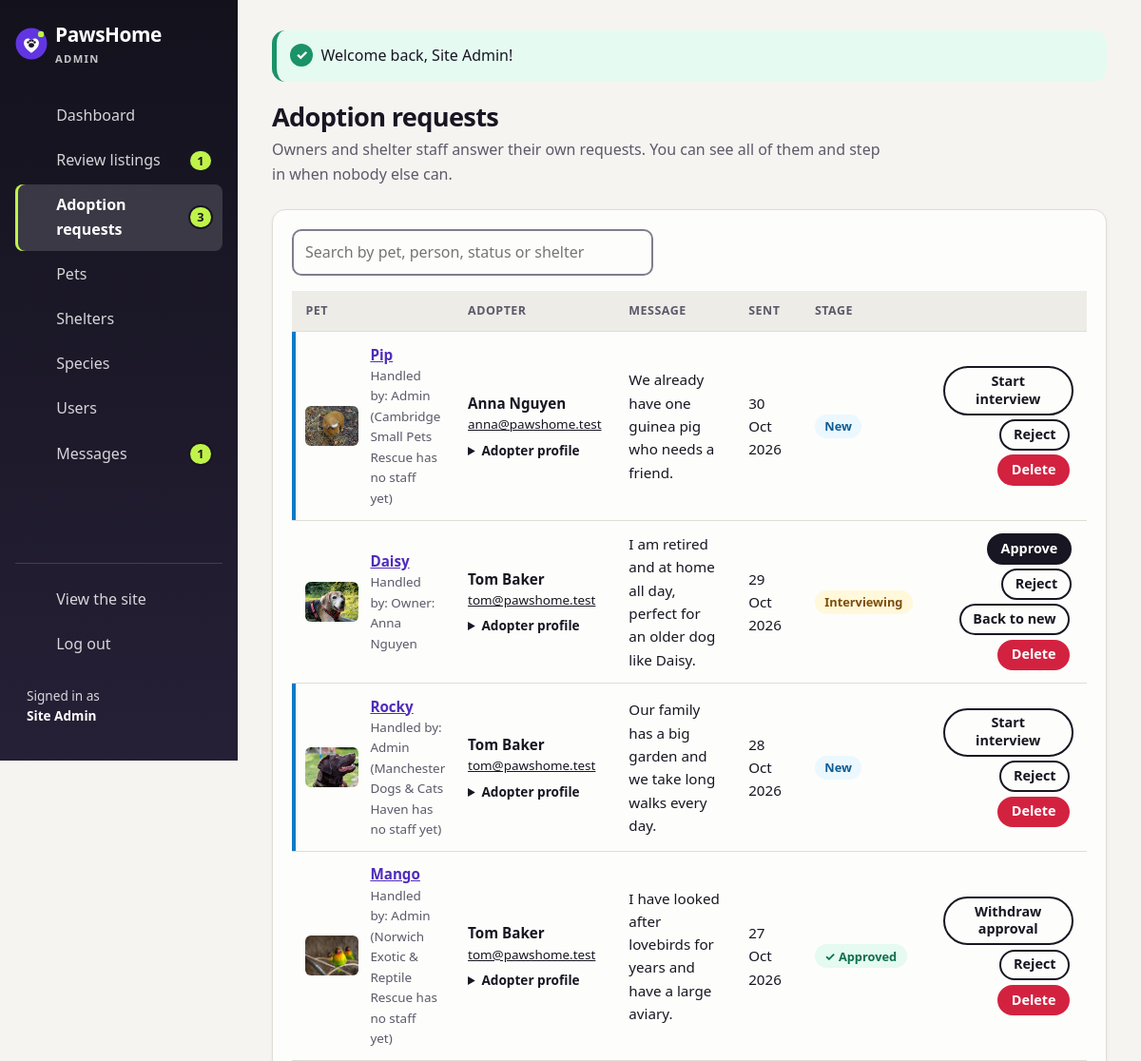
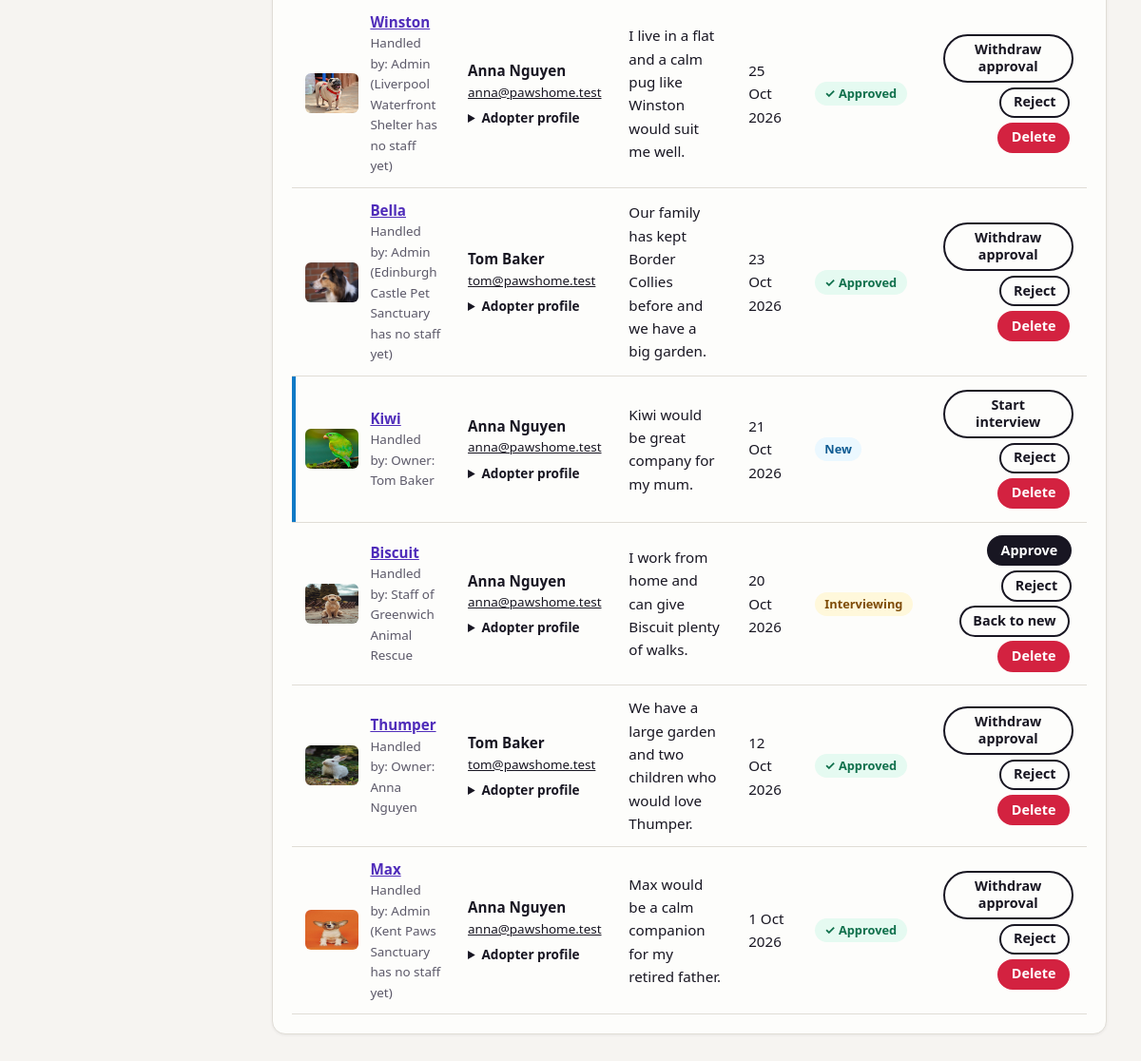
Page /admin/requests.php (signed in) on the committed database (2 pictures, top to bottom).
### tables this page shows
CREATE TABLE user (
    id INT NOT NULL AUTO_INCREMENT,
    name VARCHAR(100) NOT NULL,
    email VARCHAR(255) NOT NULL,
    password VARCHAR(255) NOT NULL,
    role ENUM('member', 'admin') NOT NULL DEFAULT 'member',
    shelterid INT NULL,               
    datejoined DATE NOT NULL,
    PRIMARY KEY (id),
    UNIQUE KEY (email)
);

CREATE TABLE pet (
    id INT NOT NULL AUTO_INCREMENT,
    name VARCHAR(50) NOT NULL,
    age INT NOT NULL,
    gender ENUM('Male', 'Female') NOT NULL,
    description TEXT NOT NULL,
    image VARCHAR(255) NULL,
    imagecredit VARCHAR(255) NULL,    
    imagesource VARCHAR(500) NULL,    
    breed VARCHAR(80) NULL,
    size ENUM('Small', 'Medium', 'Large') NOT NULL DEFAULT 'Medium',
    energy ENUM('Low', 'Medium', 'High') NOT NULL DEFAULT 'Medium',
    vaccinated TINYINT(1) NOT NULL DEFAULT 0,        
    neutered TINYINT(1) NOT NULL DEFAULT 0,
    healthnotes VARCHAR(500) NULL,                   
    goodwithkids TINYINT(1) NOT NULL DEFAULT 0,
    goodwithdogs TINYINT(1) NOT NULL DEFAULT 0,
    goodwithcats TINYINT(1) NOT NULL DEFAULT 0,
    apartmentok TINYINT(1) NOT NULL DEFAULT 0,       
    status ENUM('Available', 'Reserved', 'Adopted') NOT NULL DEFAULT 'Available',
     
    approval ENUM('Pending', 'Approved', 'Rejected') NOT NULL DEFAULT 'Pending',
    reviewnote VARCHAR(255) NULL,     
    dateadded DATE NOT NULL,
    speciesid INT NOT NULL,
    shelterid INT NULL,               
    city VARCHAR(100) NULL,           
    userid INT NULL,
    PRIMARY KEY (id),
    FOREIGN KEY (speciesid) REFERENCES species (id) ON DELETE RESTRICT,
    FOREIGN KEY (shelterid) REFERENCES shelter (id) ON DELETE RESTRICT,
    FOREIGN KEY (userid) REFERENCES user (id) ON DELETE SET NULL
);

CREATE TABLE adoptionrequest (
    id INT NOT NULL AUTO_INCREMENT,
    message TEXT NOT NULL,
    requestdate DATE NOT NULL,
    status ENUM('New', 'Interviewing', 'Approved', 'Rejected') NOT NULL DEFAULT 'New',
    interviewdate DATE NULL,          
    decisiondate DATE NULL,           
    petid INT NOT NULL,
    userid INT NOT NULL,
    PRIMARY KEY (id),
    UNIQUE KEY onerequestperpet (petid, userid),    
    FOREIGN KEY (petid) REFERENCES pet (id) ON DELETE CASCADE,
    FOREIGN KEY (userid) REFERENCES user (id) ON DELETE CASCADE
);

### admin/requests.php (called while the page is built, shortened)
<?php
include '../includes/Functions.php';
requireAdmin();
try {
	include '../includes/DatabaseConnection.php';
	include '../includes/DatabaseFunctions.php';
	$output = loadTemplate('admin/requests.html.php', ['requests' => allRequests($pdo)]);
} catch (PDOException $e) {
	$title = 'An error has occurred';
	$output = loadTemplate('error.html.php', ['message' => 'Database error: ' . $e->getMessage()]);
}
include '../templates/admin_layout.html.php';

### includes/DatabaseFunctions.php (called while the page is built, shortened)
<?php
function query($pdo, $sql, $parameters = []) {
	$query = $pdo->prepare($sql);
	$query->execute($parameters);
	return $query;
}
function adminBadgeCounts($pdo) {
	$row = query($pdo, "SELECT
			(SELECT COUNT(*) FROM pet WHERE approval = 'Pending') AS review,
			(SELECT COUNT(*) FROM adoptionrequest WHERE status = 'New') AS newrequests,
			(SELECT COUNT(*) FROM message) AS messages")->fetch();
	return array_map('intval', $row);
}
function requestSelect() {
	return 'SELECT adoptionrequest.*, pet.name AS petname, pet.image AS petimage,
			pet.status AS petstatus, pet.shelterid AS petshelterid, pet.userid AS petuserid,
			shelter.name AS petsheltername, owner.name AS ownername,
			(SELECT COUNT(*) FROM user AS staff WHERE staff.shelterid = pet.shelterid) AS shelterstaff,
			user.name AS username, user.email AS useremail,
			adopterprofile.hometype, adopterprofile.householdagrees, adopterprofile.experience,
			adopterprofile.otherpets, adopterprofile.budget
		FROM adoptionrequest
		INNER JOIN pet ON adoptionrequest.petid = pet.id
		INNER JOIN user ON adoptionrequest.userid = user.id
		LEFT JOIN shelter ON shelter.id = pet.shelterid
		LEFT JOIN user AS owner ON owner.id = pet.userid
		LEFT JOIN adopterprofile ON adopterprofile.userid = user.id';
}
function allRequests($pdo) {
	return query($pdo, requestSelect() . ' ORDER BY adoptionrequest.requestdate DESC, adoptionrequest.id DESC')->fetchAll();
}

### templates/admin/requests.html.php (the view, shortened to what this page needs)
<header class="admin-head">
	<div>
		<h1>Adoption requests</h1>
		<p class="admin-sub">Owners and shelter staff answer their own requests. You can see all of them and step in when nobody else can.</p>
	</div>
</header>
<?php if (empty($requests)): ?>
	<p class="empty">There are no adoption requests yet.</p>
<?php else: ?>
	<section class="admin-card">
		<?php $filterTarget = 'requests-table'; $filterLabel = 'Search by pet, person, status or shelter'; include __DIR__ . '/tablefilter.html.php'; ?>
		<div class="table-wrap">
			<table class="admin-table" id="requests-table">
				<thead>
					<tr><th scope="col">Pet</th><th scope="col">Adopter</th><th scope="col">Message</th><th scope="col">Sent</th><th scope="col">Stage</th><th scope="col"><span class="visually-hidden">Actions</span></th></tr>
				</thead>
				<tbody>
					<?php foreach ($requests as $request): ?>
						<tr data-request="<?=html($request['id'])?>">
							<td data-label="Pet">
								<div class="cell-with-thumb">
									<img class="thumb" src="<?=html(imagePath($request['petimage'], '../'))?>" alt="" width="56" height="42">
									<div>
										<a class="cell-title" href="../pet.php?id=<?=html($request['petid'])?>"><?=html($request['petname'])?></a>
										<span class="cell-sub">Handled by: <?=html(handlerLabel($request))?></span>
									</div>
								</div>
							</td>
							<td data-label="Adopter">
								<span class="cell-title"><?=html($request['username'])?></span>
								<a class="cell-sub" href="mailto:<?=html($request['useremail'])?>"><?=html($request['useremail'])?></a>
								<?php if ($request['hometype']): ?>
									<details class="cell-details">
										<summary>Adopter profile</summary>
									</details>
								<?php else: ?>
									<span class="cell-sub">No adopter profile yet</span>
								<?php endif; ?>
							</td>
							<td data-label="Message" class="cell-message"><?=html($request['message'])?></td>
							<td data-label="Sent"><?=formatDate($request['requestdate'])?></td>
							<td data-label="Stage"><span class="js-status"><span class="badge badge-<?=strtolower(html($request['status']))?>"><?=html($request['status'])?></span></span></td>
							<td class="actions" data-label="Actions">
								<div class="js-actions"><?php include __DIR__ . '/requestactions.html.php'; ?></div>
							</td>
						</tr>
					<?php endforeach; ?>
				</tbody>
			</table>
		</div>
	</section>
<?php endif; ?>

### templates/admin/requestactions.html.php (shortened to what this page needs)
<form action="requests.php" method="post" class="inline-form js-ajax-form">
	<?php foreach (requestActions($request['status']) as $stage => $buttonLabel): ?>
		<button class="btn btn-small<?=$stage == 'Approved' ? '' : ' btn-outline'?>" type="submit" name="action" value="<?=$stage?>"><?=html($buttonLabel)?></button>
	<?php endforeach; ?>
</form>
<form action="requests.php" method="post" class="inline-form" data-confirm="Delete this request?">
	<button class="btn btn-small btn-danger" type="submit" name="action" value="delete">Delete</button>
</form>

### templates/admin_layout.html.php (shortened to what this page needs)
<?php
$flash = getFlash();
$page = basename($_SERVER['SCRIPT_NAME']);
$badges = (isset($pdo) && function_exists('adminBadgeCounts')) ? adminBadgeCounts($pdo) : ['review' => 0, 'newrequests' => 0, 'messages' => 0];
$menu = [
	'index.php' => ['Dashboard', 'dashboard', 0, ''],
	'approvals.php' => ['Review listings', 'review', $badges['review'], 'waiting for review'],
	'requests.php' => ['Adoption requests', 'requests', $badges['newrequests'], 'new'],
	'pets.php' => ['Pets', 'pets', 0, ''],
	'shelters.php' => ['Shelters', 'shelters', 0, ''],
	'species.php' => ['Species', 'species', 0, ''],
	'users.php' => ['Users', 'users', 0, ''],
	'messages.php' => ['Messages', 'messages', $badges['messages'], 'messages']
];
?>
<!DOCTYPE html>
<html lang="en">
<head>
	<link rel="stylesheet" href="<?=asset('css/style.css', '../')?>">
</head>
<body id="admin" class="admin">
	<div class="admin-shell">
		<aside class="admin-sidebar">
			<div class="admin-brand-row">
				<a class="brand" href="index.php">
					<img src="<?=asset('images/logo.svg', '../')?>" alt="" width="34" height="34">
					<span>PawsHome <small>Admin</small></span>
				</a>
			</div>
			<nav id="main-nav" class="admin-nav" aria-label="Admin">
				<ul>
					<?php foreach ($menu as $file => $item): ?>
						<li>
							<a href="<?=$file?>" <?=$page == $file ? 'aria-current="page"' : ''?>>
								<?=icon($item[1])?>
								<span class="admin-nav-label"><?=html($item[0])?></span>
								<?php if ($item[2]): ?>
									<span class="count-badge"><?=html($item[2])?><span class="visually-hidden"> <?=html($item[3])?></span></span>
								<?php endif; ?>
							</a>
						</li>
					<?php endforeach; ?>
				</ul>
				<ul class="admin-nav-bottom">
					<li><a href="../index.php"><?=icon('site')?><span class="admin-nav-label">View the site</span></a></li>
					<li><form action="../logout.php" method="post" class="logout-form"><?=csrfField()?><button class="link-button" type="submit"><?=icon('logout')?><span class="admin-nav-label">Log out</span></button></form></li>
				</ul>
				<p class="admin-user">Signed in as<br><strong><?=html(currentUser()['name'] ?? '')?></strong></p>
			</nav>
		</aside>
		<main id="main" class="admin-main" tabindex="-1">
			<?php if ($flash): ?>
				<div class="alert alert-<?=html($flash['type'])?>" role="<?=$flash['type'] == 'error' ? 'alert' : 'status'?>" aria-live="polite"><?=html($flash['message'])?></div>
			<?php endif; ?>
			<?=$output?>
		</main>
	</div>
</body>
</html>

### rows in the picture
user: name "Site Admin", pet.image (picture), pet.name "Biscuit", request "Staff of Greenwich Animal Rescue", user.name "Anna Nguyen", user.email "anna@pawshome.test", adoptionrequest.message "I work from home and can give Biscuit plenty of walks.", adoptionrequest.requestdate "20 Oct 2026", adoptionrequest.status "Interviewing", adoptionrequest.status "Approve", adoptionrequest.status "Reject", adoptionrequest.status "Back to new", pet.name "Max", request "Admin (Kent Paws Sanctuary has no staff yet)", adoptionrequest.message "Max would be a calm companion for my retired father.", adoptionrequest.requestdate "1 Oct 2026", adoptionrequest.status "Approved", adoptionrequest.status "Withdraw approval"
user: pet.image (picture), pet.name "Pip", request "Admin (Cambridge Small Pets Rescue has no staff yet)", name "Anna Nguyen", email "anna@pawshome.test", adoptionrequest.message "We already have one guinea pig who needs a friend.", adoptionrequest.requestdate "30 Oct 2026", adoptionrequest.status "New", adoptionrequest.status "Start interview", adoptionrequest.status "Reject", pet.name "Daisy", name "Owner: Anna Nguyen", user.name "Tom Baker", user.email "tom@pawshome.test", adoptionrequest.message "I am retired and at home all day, perfect for an older dog like Daisy.", adoptionrequest.requestdate "29 Oct 2026", adoptionrequest.status "Interviewing", adoptionrequest.status "Approve", adoptionrequest.status "Back to new", pet.name "Winston", request "Admin (Liverpool Waterfront Shelter has no staff yet)", adoptionrequest.message "I live in a flat and a calm pug like Winston would suit me well.", adoptionrequest.requestdate "25 Oct 2026", adoptionrequest.status "Approved", adoptionrequest.status "Withdraw approval", pet.name "Thumper", adoptionrequest.message "We have a large garden and two children who would love Thumper.", adoptionrequest.requestdate "12 Oct 2026"
user: pet.image (picture), pet.name "Rocky", request "Admin (Manchester Dogs & Cats Haven has no staff yet)", name "Tom Baker", email "tom@pawshome.test", adoptionrequest.message "Our family has a big garden and we take long walks every day.", adoptionrequest.requestdate "28 Oct 2026", adoptionrequest.status "New", adoptionrequest.status "Start interview", adoptionrequest.status "Reject", pet.name "Mango", request "Admin (Norwich Exotic & Reptile Rescue has no staff yet)", adoptionrequest.message "I have looked after lovebirds for years and have a large aviary.", adoptionrequest.requestdate "27 Oct 2026", adoptionrequest.status "Approved", adoptionrequest.status "Withdraw approval", pet.name "Bella", request "Admin (Edinburgh Castle Pet Sanctuary has no staff yet)", adoptionrequest.message "Our family has kept Border Collies before and we have a big garden.", adoptionrequest.requestdate "23 Oct 2026", pet.name "Kiwi", name "Owner: Tom Baker", user.name "Anna Nguyen", user.email "anna@pawshome.test", adoptionrequest.message "Kiwi would be great company for my mum.", adoptionrequest.requestdate "21 Oct 2026"

### other values in the picture
html($item[0]) "Dashboard"
html($item[0]) "Review listings"
html($item[2]) "1"
html($item[0]) "Adoption requests"
html($item[2]) "3"
html($item[0]) "Pets"
html($item[0]) "Shelters"
html($item[0]) "Species"
html($item[0]) "Users"
html($item[0]) "Messages"
html($flash['message']) "Welcome back, Site Admin!"
